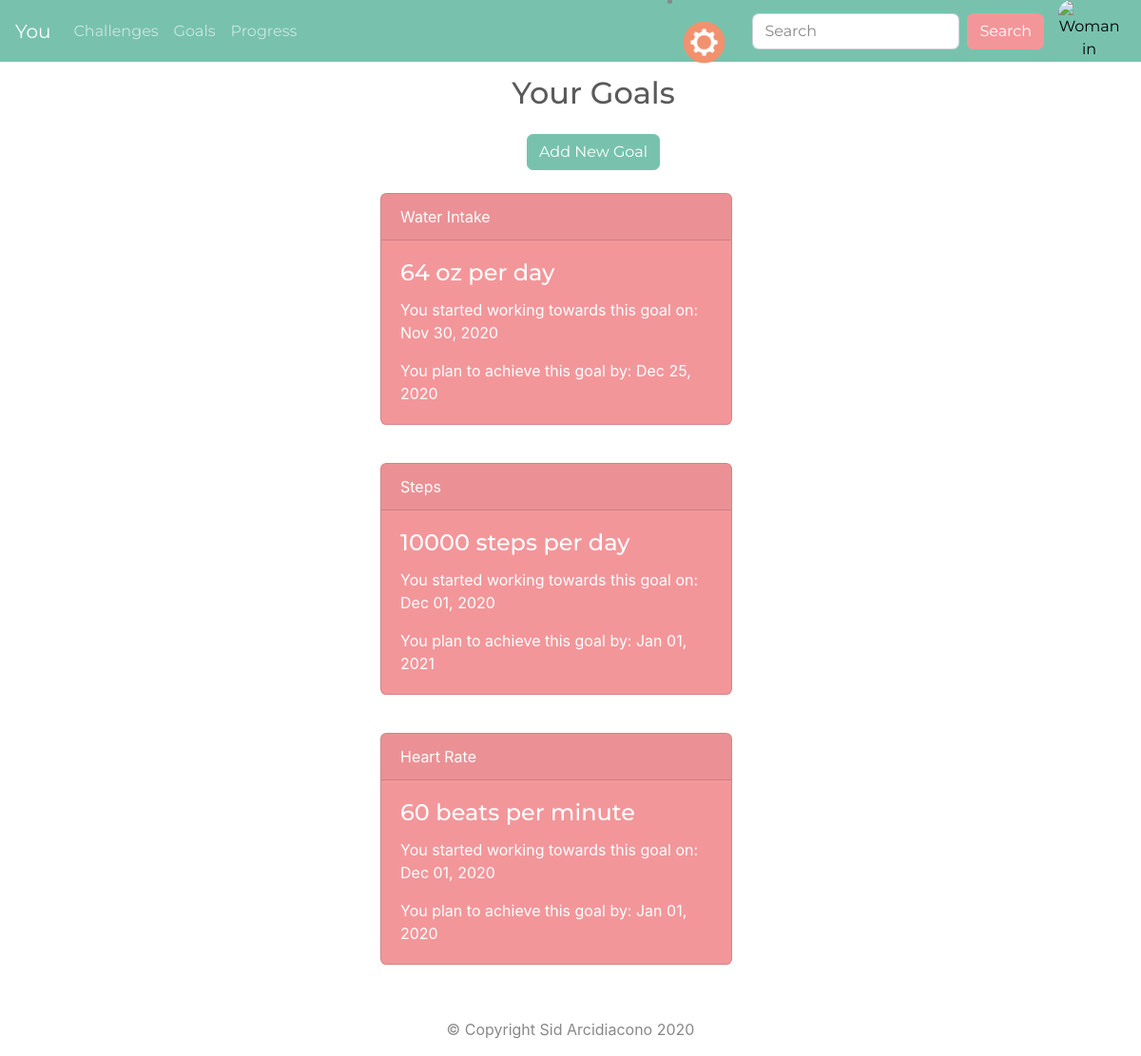
The page /goals (signed in) on the database as committed earlier.
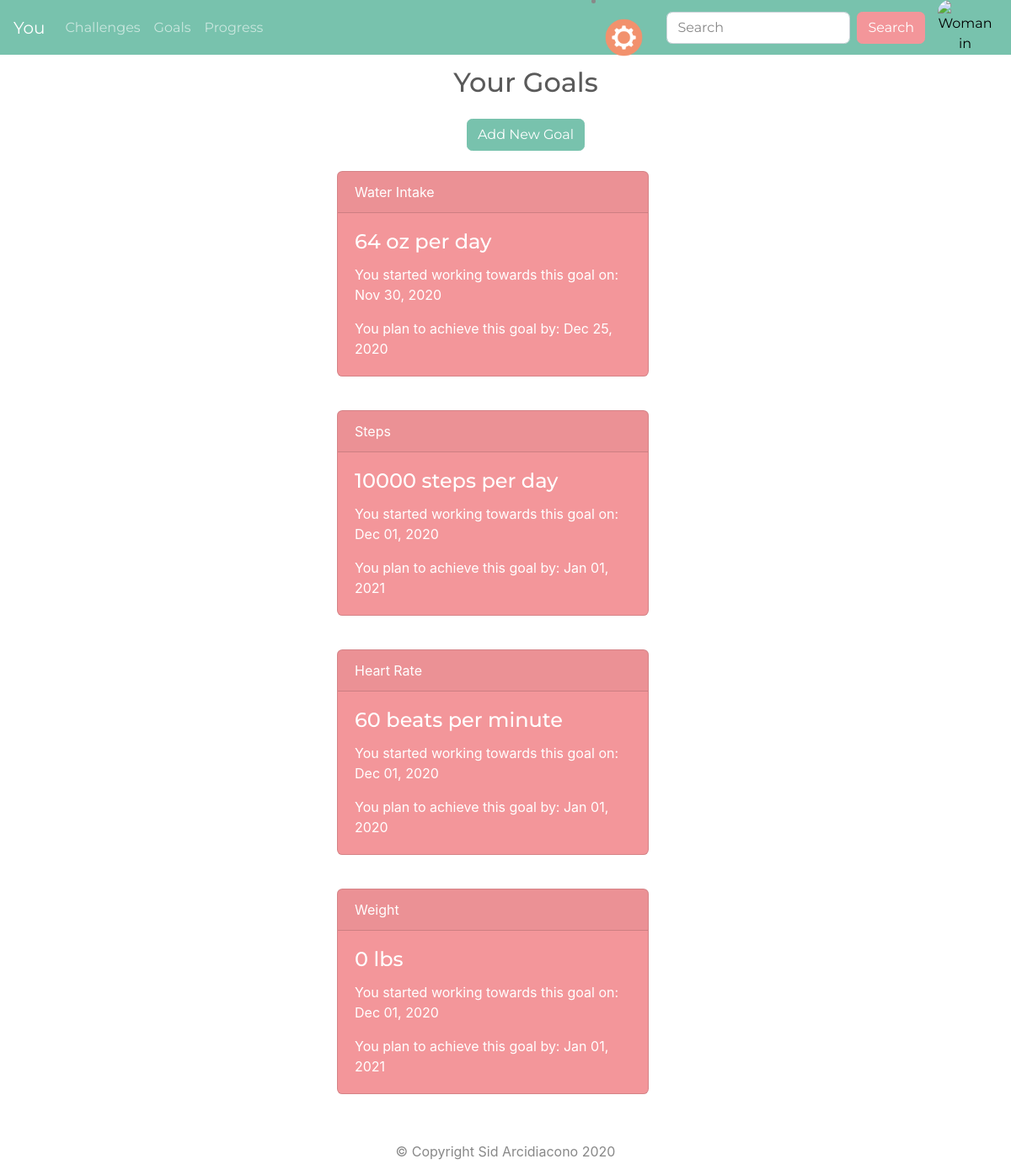
The same page on the database as committed later.
### you_app/models.py (models this page shows, shortened)
class Goal(db.Model):
    id = db.Column(db.Integer, primary_key=True)
    category = db.Column(db.String(40), nullable=False)
    goal = db.Column(db.Integer, nullable=False, default=0)
    start_date = db.Column(db.DateTime, default=datetime.now)
    end_date = db.Column(db.DateTime, default=datetime.now)
    user_baseline = db.Column(db.Integer, default=0, nullable=False)
    daily_goal_percent = db.Column(db.Integer, default=0)
    percent_complete = db.Column(db.Integer, default=0)
    percentile_friends = db.Column(db.Integer, default=0)
    daily_expected_improvement = db.Column(db.Integer, default=0)
    set_daily_expected = db.Column(db.DateTime, default=date.today())
    daily_expected_intake = db.Column(db.Integer, default=0)
    user_id = db.Column(db.Integer, db.ForeignKey("user.id"))
    def daily_expected(self):
        days_to_accomplish = (self.end_date - self.start_date).days
        improvement_needed = self.goal - self.user_baseline
        if improvement_needed < 0:
            print(f"Negative improvement needed: {improvement_needed}")
            improvement_needed = self.user_baseline - self.goal
        self.daily_expected_improvement = math.ceil(
            improvement_needed / days_to_accomplish
        )
        return self.daily_expected_improvement
    def set_daily_expected_intake(self):
        if not self.daily_expected_intake:
            self.daily_expected_intake = (
                self.user_baseline + self.daily_expected_improvement
            )
        elif (
            datetime.strptime(str(date.today()), "%Y-%m-%d")
            - self.set_daily_expected
        ).days > 1 and self.daily_expected_intake:
            self.daily_expected_intake += self.daily_expected_improvement
        return self.daily_expected_intake

### you_app/goals/routes.py (the view)
@goal.route("/goals")
@login_required
def goals():
    goals = Goal.query.filter_by(user_id=current_user.id).all()
    for goal in goals:
        goal.daily_expected()
        goal.set_daily_expected_intake()
        db.session.commit()
    return render_template("goals.html", goals=goals)

### you_app/models.py (called while the page is built)
@login_manager.user_loader
def user_loader(user_id):
    return User.query.filter_by(id=user_id).first()

### you_app/templates/goals.html (shortened to what this page needs)
{% extends 'base.html' %}
{% block content %}
<div class="container-fluid w-100 p-0">
  <div class="row w-100 justify-content-center m-4">
    <div class="col-md-6 justify-content-center text-center">
      <h2 class="mb-4">Your Goals</h2>
      <button type="button" class="btn btn-primary m-auto" id="start-modal-btn">Add New Goal</button>
    </div>
  </div>
  {% if goals %}
  {% for goal in goals %}
  <div class="row w-100">
    <div class="col-md-4 ml-auto mr-auto mb-4">
      <div class="card text-white bg-secondary mb-3">
        <div class="card-header">{{ goal.category }}</div>
        <div class="card-body">
          {% if goal.category == "Water Intake" %}
          <h4 class="card-title">{{ goal.goal }} oz per day</h4>
          {% elif goal.category == "Steps" %}
          <h4 class="card-title">{{ goal.goal }} steps per day</h4>
          {% elif goal.category == "Heart Rate" %}
          <h4 class="card-title">{{ goal.goal }} beats per minute</h4>
          {% elif goal.category == "Calories" %}
          <h4 class="card-title">{{ goal.goal }} calories per day</h4>
          {% elif goal.category == "Weight" %}
          <h4 class="card-title">{{ goal.goal }} lbs</h4>
          {% endif %}
          <p class="card-text">You started working towards this goal on: {{ goal.start_date.strftime('%b %d, %Y') }}</p>
          <p class="card-text">You plan to achieve this goal by: {{ goal.end_date.strftime('%b %d, %Y') }}</p>
        </div>
      </div>
    </div>
  </div>
  {% endfor %}
  {% else %}
  <div class="row w-100 justify-content-center">
    <div class="col-md-6 text-center">
      <h5 class="log-in-msg">You haven't added any goals yet. Try adding one!</h5>
    </div>
  </div>
  {% endif %}
</div>
{% endblock %}

Rows that differ between the two databases and show on the page:
added Goal: category "Weight", goal "0", start_date "Dec 01, 2020", end_date "Jan 01, 2021"
